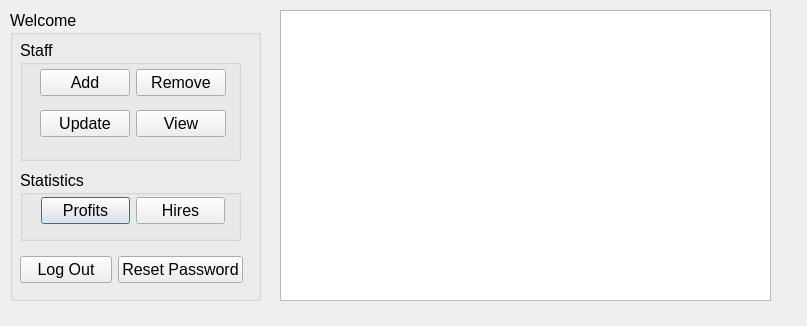
<?xml version="1.0" encoding="UTF-8"?>
<ui version="4.0">
 <class>AdminHome</class>
 <widget class="QDialog" name="AdminHome">
  <property name="geometry">
   <rect>
    <x>0</x>
    <y>0</y>
    <width>807</width>
    <height>326</height>
   </rect>
  </property>
  <property name="windowTitle">
   <string>Dialog</string>
  </property>
  <widget class="QGroupBox" name="welcomeGroupBox">
   <property name="geometry">
    <rect>
     <x>10</x>
     <y>10</y>
     <width>251</width>
     <height>291</height>
    </rect>
   </property>
   <property name="font">
    <font>
     <pointsize>12</pointsize>
    </font>
   </property>
   <property name="title">
    <string>Welcome</string>
   </property>
   <widget class="QGroupBox" name="statistsicsGroupBox">
    <property name="geometry">
     <rect>
      <x>10</x>
      <y>160</y>
      <width>221</width>
      <height>71</height>
     </rect>
    </property>
    <property name="title">
     <string>Statistics</string>
    </property>
    <widget class="QWidget" name="">
     <property name="geometry">
      <rect>
       <x>21</x>
       <y>21</y>
       <width>184</width>
       <height>39</height>
      </rect>
     </property>
     <layout class="QHBoxLayout" name="horizontalLayout_3">
      <item>
       <widget class="QPushButton" name="statisticsProfitsButton">
        <property name="text">
         <string>Profits</string>
        </property>
       </widget>
      </item>
      <item>
       <widget class="QPushButton" name="statisticsHiresButton">
        <property name="text">
         <string>Hires</string>
        </property>
       </widget>
      </item>
     </layout>
    </widget>
   </widget>
   <widget class="QGroupBox" name="staffGroupBox">
    <property name="geometry">
     <rect>
      <x>10</x>
      <y>30</y>
      <width>221</width>
      <height>121</height>
     </rect>
    </property>
    <property name="title">
     <string>Staff</string>
    </property>
    <widget class="QWidget" name="">
     <property name="geometry">
      <rect>
       <x>20</x>
       <y>21</y>
       <width>186</width>
       <height>86</height>
      </rect>
     </property>
     <layout class="QVBoxLayout" name="verticalLayout">
      <item>
       <layout class="QHBoxLayout" name="horizontalLayout">
        <item>
         <widget class="QPushButton" name="staffAddButton">
          <property name="text">
           <string>Add</string>
          </property>
         </widget>
        </item>
        <item>
         <widget class="QPushButton" name="staffRemoveButton">
          <property name="text">
           <string>Remove</string>
          </property>
         </widget>
        </item>
       </layout>
      </item>
      <item>
       <layout class="QHBoxLayout" name="horizontalLayout_2">
        <item>
         <widget class="QPushButton" name="staffUpdateButton">
          <property name="text">
           <string>Update</string>
          </property>
         </widget>
        </item>
        <item>
         <widget class="QPushButton" name="staffViewButton">
          <property name="text">
           <string>View</string>
          </property>
         </widget>
        </item>
       </layout>
      </item>
     </layout>
    </widget>
   </widget>
   <widget class="QWidget" name="layoutWidget">
    <property name="geometry">
     <rect>
      <x>10</x>
      <y>240</y>
      <width>223</width>
      <height>39</height>
     </rect>
    </property>
    <layout class="QHBoxLayout" name="horizontalLayout_5">
     <item>
      <widget class="QPushButton" name="adminLogOutButton">
       <property name="text">
        <string>Log Out</string>
       </property>
      </widget>
     </item>
     <item>
      <widget class="QPushButton" name="resetPasswordButton">
       <property name="text">
        <string>Reset Password</string>
       </property>
      </widget>
     </item>
    </layout>
   </widget>
  </widget>
  <widget class="QTableView" name="tableView">
   <property name="geometry">
    <rect>
     <x>280</x>
     <y>10</y>
     <width>491</width>
     <height>291</height>
    </rect>
   </property>
  </widget>
 </widget>
 <resources/>
 <connections/>
</ui>
